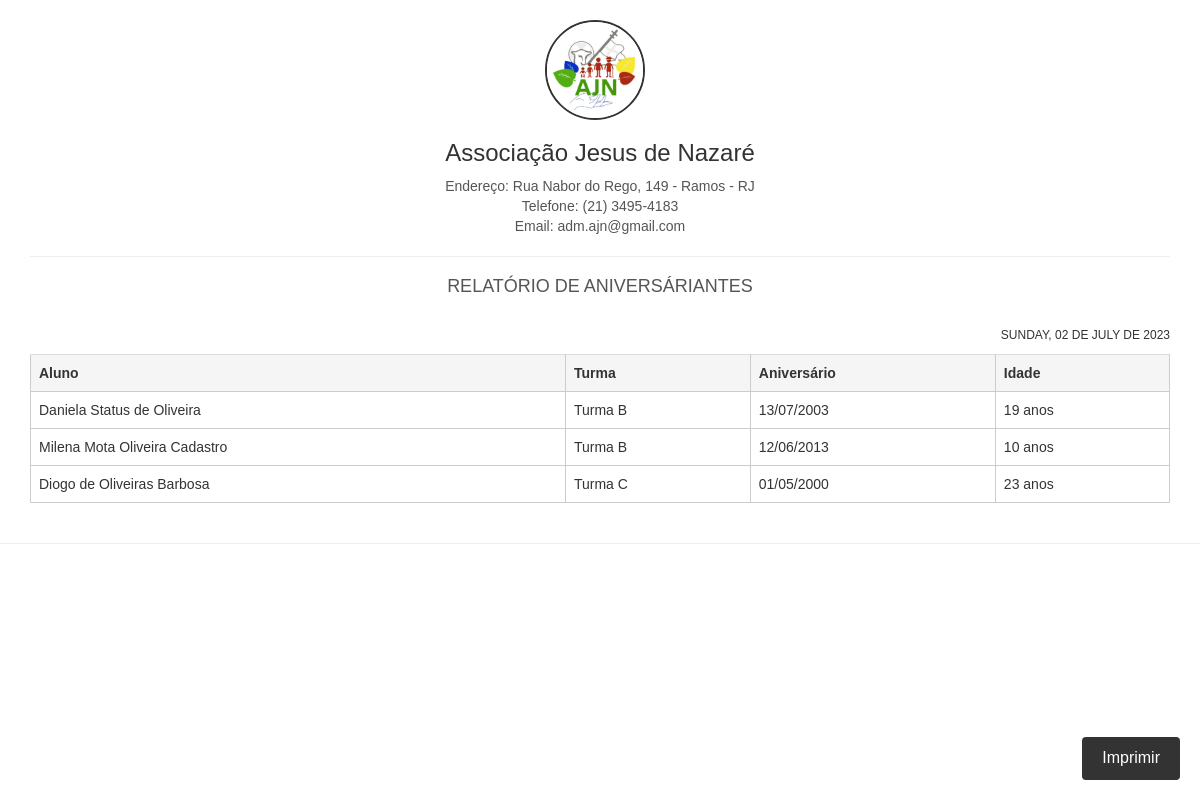
The app's page /rel/rel_aniversario_html.php with its own data.
### tables this page shows
CREATE TABLE `matriculas` (
  `id` int(11) NOT NULL,
  `id_turma` int(11) NOT NULL,
  `id_aluno` int(11) NOT NULL,
  `data_matri` date NOT NULL
);

CREATE TABLE `alunos` (
  `id` int(11) NOT NULL,
  `imagem` varchar(1000) NOT NULL,
  `nomecompleto` varchar(50) NOT NULL,
  `nomesocial` varchar(50) NOT NULL,
  `aniversario` varchar(10) NOT NULL,
  `genero` varchar(20) NOT NULL,
  `rg` varchar(30) NOT NULL,
  `cpf` varchar(30) NOT NULL,
  `telefone` varchar(20) NOT NULL,
  `celular` varchar(20) NOT NULL,
  `email` varchar(50) NOT NULL,
  `cep` varchar(30) NOT NULL,
  `rua` varchar(30) NOT NULL,
  `numero` varchar(8) NOT NULL,
  `complemento` varchar(20) NOT NULL,
  `bairro` varchar(30) NOT NULL,
  `cidade` varchar(30) NOT NULL,
  `estado` varchar(30) NOT NULL,
  `whatsapp` varchar(20) NOT NULL,
  `escola` varchar(50) NOT NULL,
  `turmaescolar` varchar(8) NOT NULL,
  `nivelescolar` varchar(15) NOT NULL,
  `anoescolar` varchar(15) NOT NULL,
  `certidaonasc` varchar(50) NOT NULL,
  `cpfresponsavel` varchar(30) NOT NULL
);

CREATE TABLE `turmas` (
  `id` int(11) NOT NULL,
  `turma` varchar(50) NOT NULL,
  `turno` varchar(20) NOT NULL,
  `obs` varchar(100) NOT NULL
);

### rel/rel_aniversario_html.php (the view, shortened to what this page needs)
<?php
require_once("../conexao.php");
$data_hoje = strtoupper(utf8_encode(strftime('%A, %d de %B de %Y', strtotime('today'))));
$turma = $_GET['turma'];
$status = $_GET['status'];
$status_mes = '%'.$status.'%';
$status_turma = '%'.$turma.'%';
?>
<!DOCTYPE html>
<html>
<head>
	<link rel="stylesheet" href="https://maxcdn.bootstrapcdn.com/bootstrap/3.3.7/css/bootstrap.min.css">
</head>
<body>
    <div class="container">
        <div class="logo">
            <img src="../img/logo-ajn.jpg" alt="Associação Jesus de Nazaré" width="150">
            <h1>Associação Jesus de Nazaré</h1>
            <address>
                Endereço: Rua Nabor do Rego, 149 - Ramos - RJ<br>
                Telefone: (21) 3495-4183<br>
                Email: adm.ajn@gmail.com
            </address>
        </div>
<hr>
        <h3>RELATÓRIO DE ANIVERSÁRIANTES</h3><br>
        <p class="date"><?php echo  mb_strtoupper($data_hoje); ?></p>
        <?php
        $query = $pdo->query("SELECT * FROM alunos a LEFT JOIN matriculas m ON m.id_aluno = a.id
        WHERE a.aniversario LIKE '_____%$status_mes%___' AND m.id_turma LIKE '$status_turma' ");
        $res = $query->fetchAll(PDO::FETCH_ASSOC);
        if (empty($res)) {
            echo ' <table class="table">
                            <th>Aluno</th>
                            <th>Turma</th>
                            <th>Aniversário</th>
                            <th>Idade</th>
            <tr>
              <td colspan="4">
              <h3>Nenhum aniversáriante do mês encontrado!</h3>;
              </td>
              </tr>
              </table>';
                } else {
            echo '<table class="table">
                    <tr>
                        <th>Aluno</th>
                        <th>Turma</th>
                        <th>Aniversário</th>
                        <th>Idade</th>
                    </tr>';
            foreach ($res as $row) {
                $id_turma = $row['id_turma'];
                $nome_aluno = $row['nomecompleto'];
                $aniversario2 = $row['aniversario'];
                $data_nasc = $aniversario2;
                $data = new DateTime($data_nasc);
                $resultado = $data->diff(new Datetime(date('Y-m-d')));
                $idade = $resultado->format('%Y anos');
                $aniversario2 = implode('/', array_reverse(explode('-', $aniversario2)));
                $query_usu = $pdo->query("SELECT * FROM turmas WHERE id = '$id_turma'");
                $res_usu = $query_usu->fetchAll(PDO::FETCH_ASSOC);
                $nome_turma = $res_usu[0]['turma'];
                echo '<tr>
                        <td>' . $nome_aluno . '</td>
                        <td>' . $nome_turma . '</td>
                        <td>' . $aniversario2 . '</td>
                        <td>' . $idade . '</td>
                    </tr>';
            }
            echo '</table>';
        }
        ?>
    </div>
    <hr>
    <button class="print-button" onclick="window.print()">Imprimir</button>
</body>
</html>

### rel/rel_aniversario_html.php (style rules this page uses)
body { font-family: Arial, sans-serif; margin: 0; margin-bottom: 50px; padding: 0; }
.container { margin-top:20px; }
.logo { margin-bottom: 20px; text-align: center; }
.logo img { width: 100px; height: 100px; margin-right: 10px; max-width: 100px; border-radius: 50%; border: 2px solid #333; }
.date { font-size: 12px; text-align: right; margin-bottom: 10px; }
.table { width: 100%; border-collapse: collapse; }
.table th, .table td { padding: 8px; border: 1px solid #ccc; }
.table th { background-color: #f5f5f5; font-weight: bold; text-align: left; }
h1 { color: #333; font-size: 24px; text-align: center; margin-bottom: 10px; }
.print-button { position: fixed; bottom: 20px; right: 20px; padding: 10px 20px; background-color: #333; color: #fff; border: none; border-radius: 4px; font-size: 16px; cursor: pointer; transition: background-color 0.3s ease; z-index: 100; }
address { font-style: normal; margin-top: 10px; color: #555; text-align: center; }
h3 { color: #555; font-size: 18px; margin-bottom: 10px; text-align: center; }

### records on screen
matriculas: id_aluno.nomecompleto "Daniela Status de Oliveira", id_turma.turma "Turma B", id_aluno.aniversario "13/07/2003", id_aluno.aniversario "19 anos"
matriculas: id_aluno.nomecompleto "Milena Mota Oliveira Cadastro", id_turma.turma "Turma B", id_aluno.aniversario "12/06/2013", id_aluno.aniversario "10 anos"
matriculas: id_aluno.nomecompleto "Diogo de Oliveiras Barbosa", id_turma.turma "Turma C", id_aluno.aniversario "01/05/2000", id_aluno.aniversario "23 anos"

### other values on screen
mb_strtoupper($data_hoje) "SUNDAY, 02 DE JULY DE 2023"
